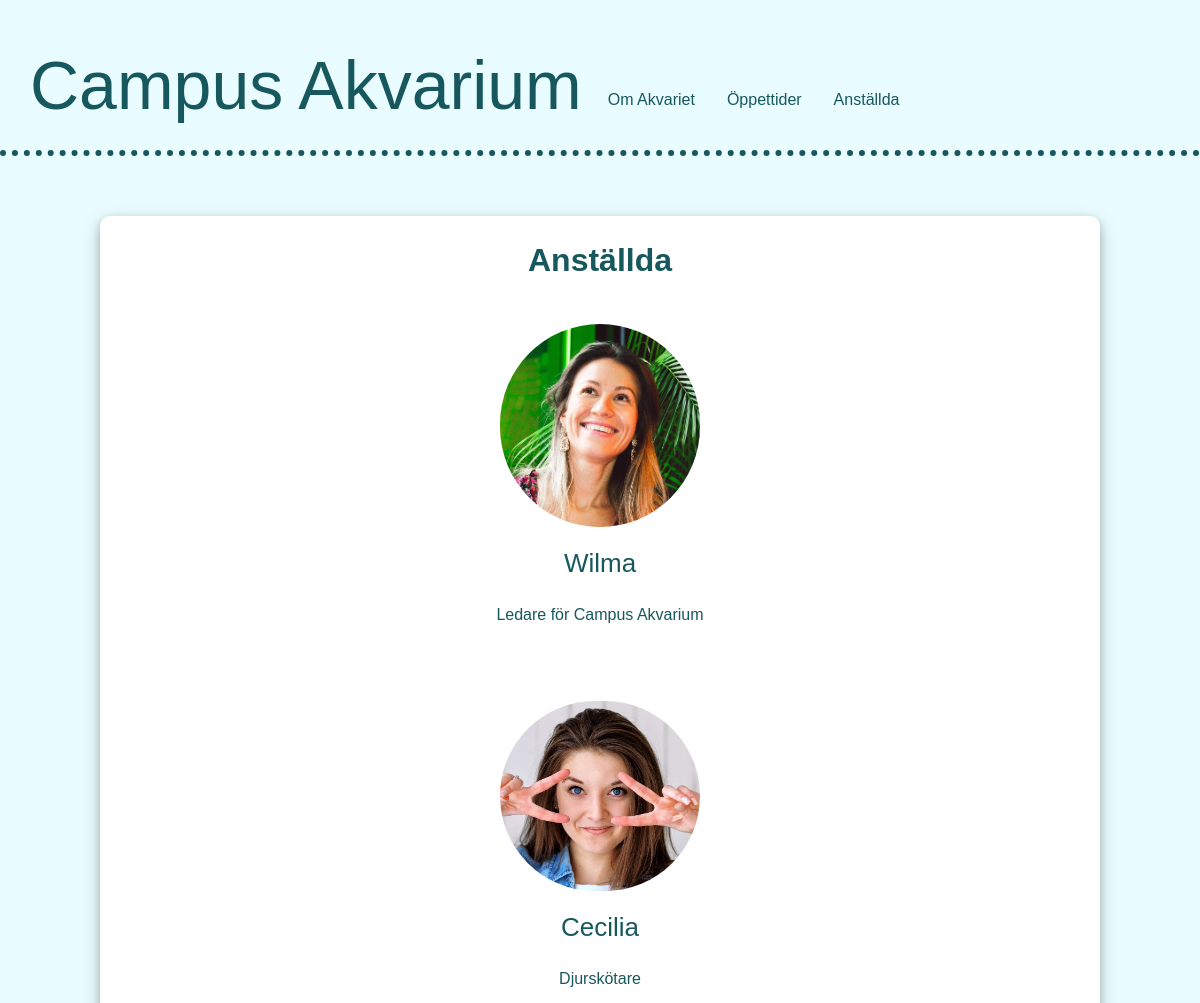
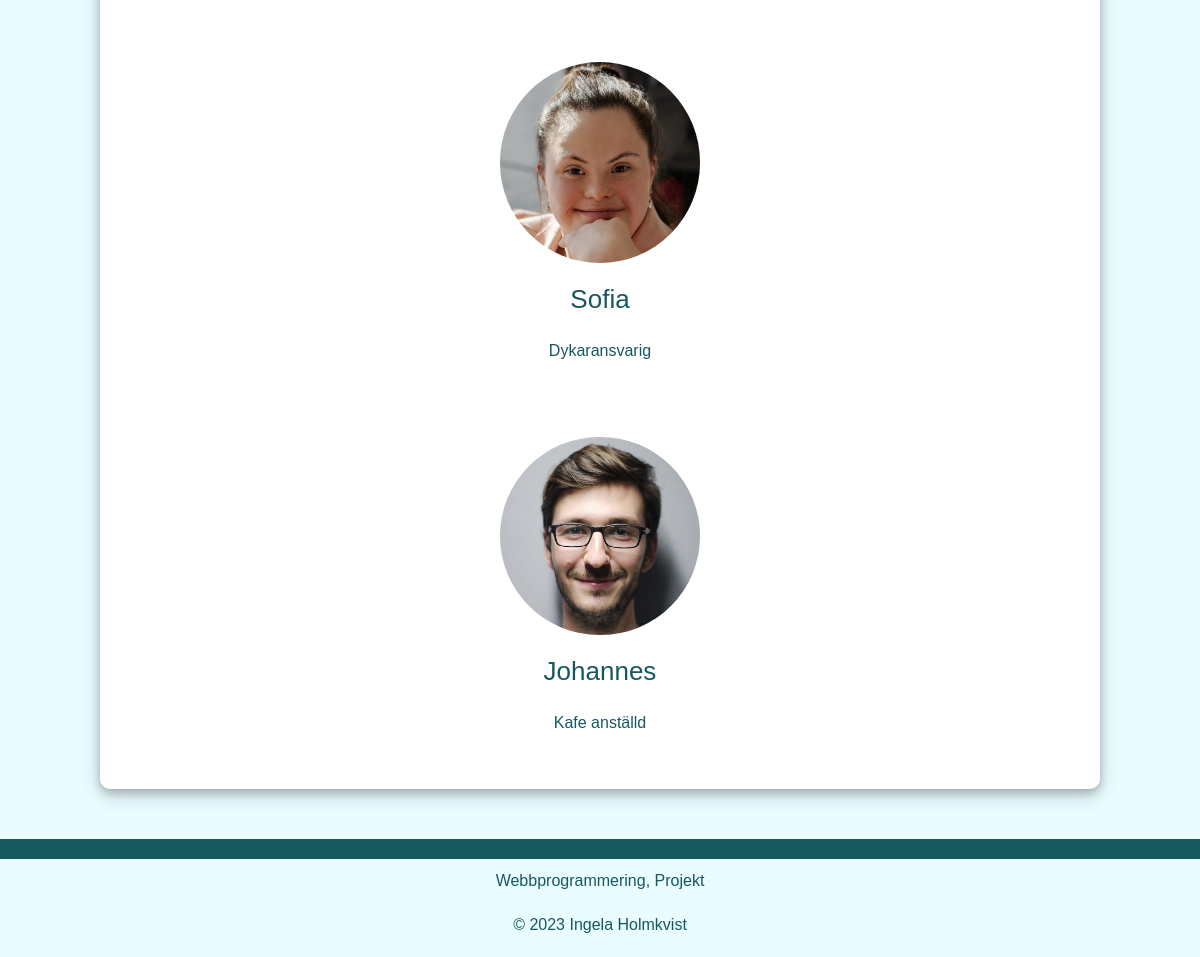
Page /anstallda.php on the committed database (2 pictures, top to bottom).
### tables this page shows
CREATE TABLE `employee` (
  `id` int(11) NOT NULL,
  `namn` varchar(100) NOT NULL,
  `roll` varchar(200) NOT NULL,
  `imgurl` varchar(100) NOT NULL
);

### includes/arrays.php (called while the page is built)
<?php
    $navItems = array(
        array(
            "slug"    => "akvariet.php",
            "title"   => "Om Akvariet"
        ),
        array(
            "slug"    => "oppettider.php",
            "title"   => "Öppettider"
        ),
        array(
            "slug"    => "anstallda.php",
            "title"   => "Anställda"
        ),
    );
?>

### includes/employee.php (the view, shortened to what this page needs)
<?php
    class Employee {
        private $conn;
        public function __construct() {
            $this->conn = new mysqli('localhost', 'admin', 'password', 'guestbook');
        }
        public function getEmployees() {
            $employees = Array();
            $query = "SELECT * FROM employee";
            $result = $this->conn->query($query);
            while($row = $result->fetch_assoc())
            {
                array_push($employees, Array($row["id"], $row["namn"], $row["roll"]));
            }
            return $employees;
        }
        public function printEmployees($employees) {
            foreach ($employees as $a) {
                echo "<div class='individual_employees'>";
                $altFoto = "'Foto av ".$a[1]."'";
                $urlFoto = "'images/anstallda/".$a[1].".jpg'";
                echo "
                <picture>
                <source media='(min-width: 650px)' srcset=".$urlFoto.">
                <source media='(min-width: 465px)' srcset=".$altFoto.">
                <img src=".$urlFoto." alt=".$altFoto.">
                </picture>
                ";
                echo "<h2>".$a[1]."</h2>";
                echo "<p>".$a[2]."</p>";
                echo "<br>";
                echo "</div>";
            };
        }
    }
?>

### includes/header.php (shortened to what this page needs)
<?php
    include('includes/arrays.php');
?>
<!DOCTYPE html>
<html lang="sv">
    <head>
        <link rel="stylesheet" type="text/css" href="css/styleq.css">
    </head>
    <body id="page-body">
        <nav class= "top">
            <div class= "toplogo">
                <a href="index.php">Campus Akvarium</a>
            </div>
            <div id="nav " class="topnav">
                <?php include('includes/nav.php'); ?>
            </div>
        </nav>
    <div class="content">

### includes/nav.php
<ul id="menu">
    <?php
        foreach ($navItems as $item) {
            echo "<li><a href=\"$item[slug]\">$item[title]</a></li>";
        }
    ?>
</ul>

### anstallda.php
<?php
    include('includes/header.php');
    include('includes/employee.php');
    $empdb = new Employee();
?>
<div class="content">
    <div class="shadow">
        <h1>Anställda</h1>
        <div class="employee">
            <?php
                $employees = $empdb->getEmployees();
                $empdb->printEmployees($employees);
            ?>
        </div>
    </div>
</div>
<?php
    include('includes/footer.php');
?>

### includes/footer.php
            <div id="footer" class="footer">
                <p>Webbprogrammering, Projekt</p>
                <p>© 2023 Ingela Holmkvist</p>
            </div>
        </div>
    </body>
</html>

### css/styleq.css (style rules this page uses)
* { box-sizing:border-box; margin: 0px; padding: 0px; background-color: #E9FCFF; font-family: Helvetica, Arial, sans-serif; line-height: 1.5; }
* p { font-size: 16px; padding: 10px; }
* h2 { font-size: 26px; font-weight: 200; padding: 10px; }
body { padding: 0; padding-top: 20px; }
ul { list-style-type: none; padding: 0; overflow: hidden; background-color: #E9FCFF; }
.top { display: flex; width: 100%; padding: 14px 20px; background-color: #E9FCFF; color: #17585E; white-space: nowrap; font-style: none; border-bottom: 6px dotted #17585E; }
.toplogo a { font-size: 42px; font-weight: 100; text-decoration: none; color: #17585E; }
.topnav { width: 100%; }
.topnav a { display: block; color: #17585E; text-align: center; padding: 4px 5px; text-decoration: none; }
.content { background-color: #E9FCFF; color: #17585E; padding-top: 10px; padding-bottom: 10px; text-align: center; }
.footer { width: 100%; overflow: hidden; display: block; background-color: #17585E; padding-top: 20px; text-align: center; }
.footer p { padding-top: 10px; }
img { max-width: 100%; }
.employee { width: auto; }
.employee img { width: 200px; border-radius: 100px; }
.shadow { min-height: 600px; max-width: 1000px; box-shadow: 0 4px 8px 0 rgba(0, 0, 0, 0.2), 0 6px 20px 0 rgba(0, 0, 0, 0.19); background-color: white; margin: 40px auto; padding: 20px; border-radius:10px; }
.shadow * { background-color: white; }
.shadow img { margin-top: 40px; }
* { box-sizing:border-box }

### rows in the picture
employee: namn (picture), namn "Wilma", roll "Ledare för Campus Akvarium"
employee: namn (picture), namn "Cecilia", roll "Djurskötare"
employee: namn (picture), namn "Sofia", roll "Dykaransvarig"
employee: namn (picture), namn "Johannes", roll "Kafe anställd"

### other values in the picture
$item[title] "Om Akvariet"
$item[title] "Öppettider"
$item[title] "Anställda"
